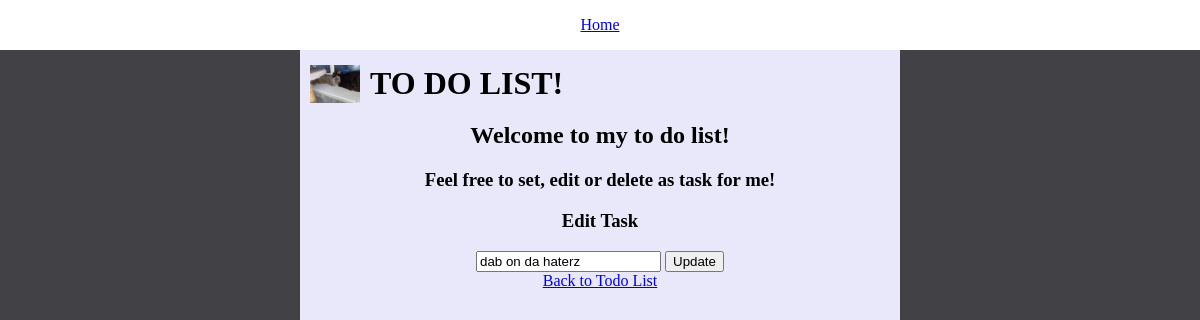
Before: /edit/2 with the older database file.
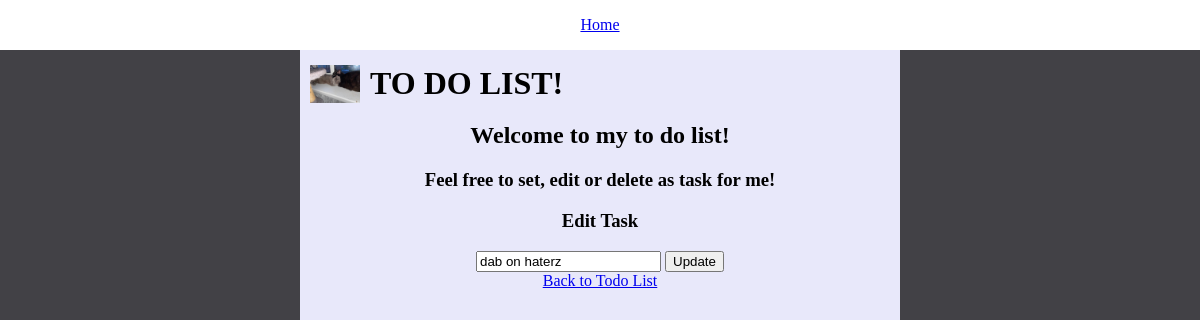
After: the same page with the newer database file.
### app.py (models this page shows)
class Todo(db.Model):
    id = db.Column(db.Integer, primary_key = True)
    task = db.Column(db.String(300), unique = True)
    complete = db.Column(db.Boolean, default=False)
    date = db.Column(db.DateTime, default=datetime.now)

### app.py (the view)
@app.route("/edit/<todo_id>")
def edit (todo_id):
    todo = Todo.query.get(todo_id)
    return render_template("edit.html", todo=todo)

### templates/edit.html (shortened to what this page needs)
{% extends 'base.html' %}
{% block content %}
    <h3>Edit Task</h3>
    <form action="{{ url_for('update_task', todo_id=todo.id) }}" method="post">
        <input type="text" name="task" value="{{ todo.task }}" required>
        <input type="submit" value="Update">
    </form>
    <a href="{{ url_for('home') }}">Back to Todo List</a>
{% endblock %}

Changed rows visible on the page:
changed Todo: task "dab on da haterz" → "dab on haterz"
